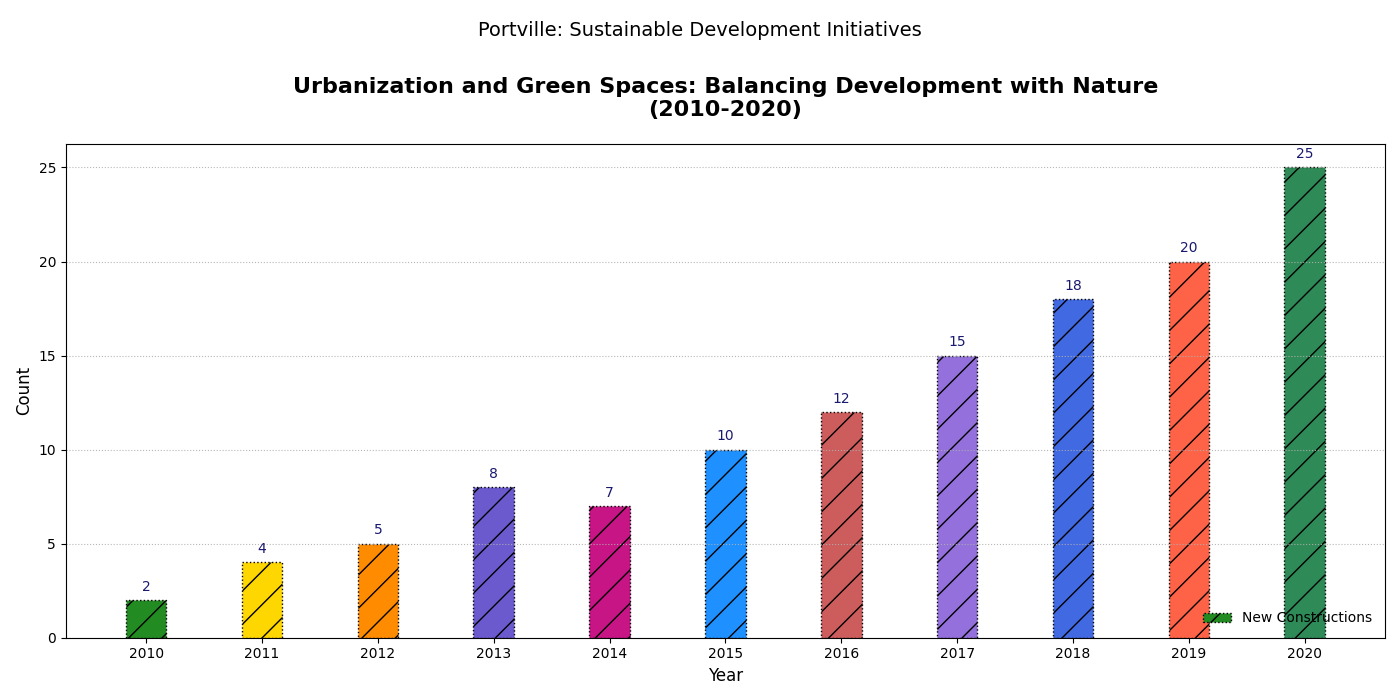

The Python source for this figure:
import matplotlib.pyplot as plt
import numpy as np

years = np.arange(2010, 2021)
new_constructions = np.array([2, 4, 5, 8, 7, 10, 12, 15, 18, 20, 25])

fig, ax1 = plt.subplots(figsize=(14, 7))

bar_width = 0.35
index = np.arange(len(years))

# Colors are manually shuffled for visualization
color_sequence = ['forestgreen', 'gold', 'darkorange', 'slateblue', 'mediumvioletred', 
                  'dodgerblue', 'indianred', 'mediumpurple', 'royalblue', 'tomato', 'seagreen']

bars1 = ax1.bar(index, new_constructions, bar_width, color=color_sequence, edgecolor='black', linestyle=':', hatch='/', label='New Constructions')

ax1.set_title("Urbanization and Green Spaces: Balancing Development with Nature\n(2010-2020)", fontsize=16, fontweight='bold', pad=20)
ax1.set_xlabel("Year", fontsize=12)
ax1.set_ylabel("Count", fontsize=12)
ax1.set_xticks(index)
ax1.set_xticklabels(years)

ax1.legend(loc='lower right', fontsize=10, frameon=False)
ax1.grid(axis='y', linestyle=':', linewidth=0.8, alpha=0.9)

for bar in bars1:
    yval = bar.get_height()
    ax1.text(bar.get_x() + bar.get_width() / 2, yval + 0.5, int(yval), ha='center', fontsize=10, color='midnightblue')

plt.suptitle("Portville: Sustainable Development Initiatives", fontsize=14, y=0.97)

plt.tight_layout(rect=[0, 0, 1, 0.96])
plt.show()
